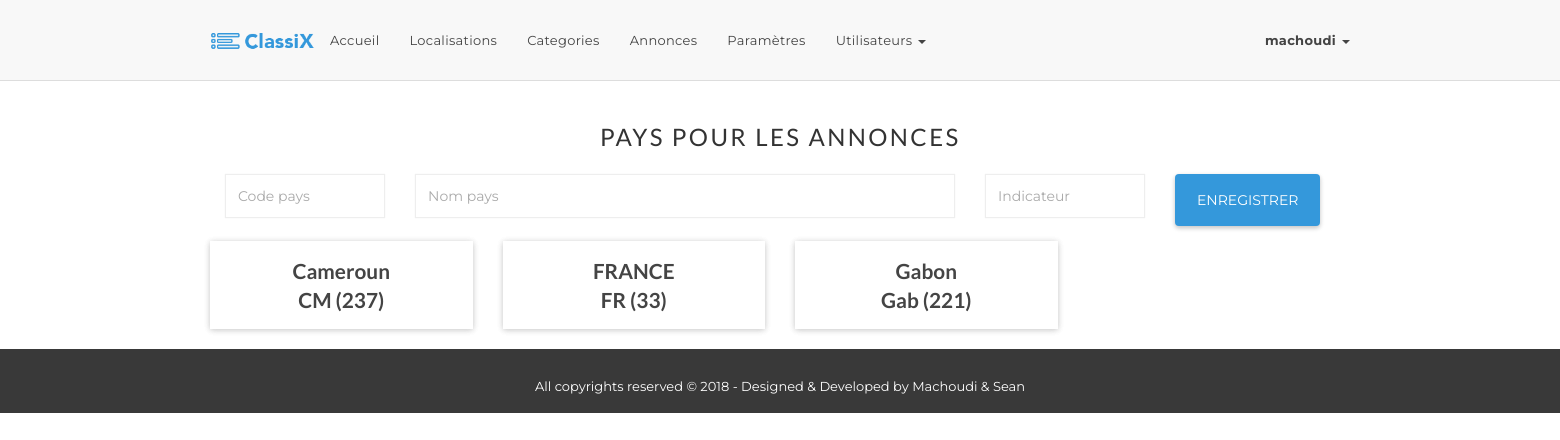
The app's page /admin/adm_countries.php (signed in) with its own data.
### tables this page shows
CREATE TABLE `countries` (
  `country_code` char(3) NOT NULL,
  `name` varchar(100) NOT NULL,
  `phone_indicator` char(4) NOT NULL,
  PRIMARY KEY (`country_code`),
  UNIQUE KEY `countries_code_uindex` (`country_code`),
  UNIQUE KEY `countries_name_uindex` (`name`),
  UNIQUE KEY `countries_phone_indicator_uindex` (`phone_indicator`)
);

### classes/Crud.php (called while the page is built, shortened)
<?php
class Crud {
  private $_host = "localhost";
  private $_username = "advertize";
  private $_password = "*c218*";
  private $_database = "advertize";
  protected $connection;
  public function __construct() {
    if( !isset($this->connection) ) {
      $this->connection = new mysqli($this->_host, $this->_username,
      $this->_password, $this->_database);
    }
    return $this->connection;
  }
  public function getData($query) {
    $result = $this->connection->query($query);
    if($result === false) {
        return $this->connection->error;
    }else{
        if( $result->num_rows == 0 ) {
            return 0;
        }else {
            $rows = array();
            while ($row = $result->fetch_assoc()) {   $rows[] = $row; }
            return $rows;
        }
    }
  }
}

### classes/Countries.php (called while the page is built, shortened)
<?php
require_once 'Crud.php';
class Countries extends Crud {
    public function getList() {
        $query = "SELECT * FROM ".TBL_Countries;
        $statement = $this->getData($query);
        return $statement;
    }
}

### admin/adm_countries.php (the view, shortened to what this page needs)
<?php
require_once '_inc_header.php';
require_once '../classes/Countries.php';
$countries = new Countries();
$countriesList = $countries->getList();
$errors = array();
?>
    <section id="categories-homepage">
        <div class="container">
            <div class="row">
                <div class="col-md-12 col-lg-offset-4">
                    <h3 class="section-title">Pays pour les annonces</h3>
                </div>
                <div class="col-md-12">
                    <?php   $library->debug_errors($errors); ?>
                    <form  role="form" class="login-form" method="post"
                           action="<?php echo $_SERVER['PHP_SELF']; ?>">
                        <div class="form-group col-lg-2 col-sm-12">
                            <input type="text" class="form-control"
                                   value="<?php $library->inputData($_POST['countryCode']); ?>"
                                   name="countryCode" placeholder="Code pays">
                        </div>
                        <div class="form-group col-lg-6 col-sm-12">
                            <input type="text" class="form-control"
                                   value="<?php $library->inputData($_POST['countryName']); ?>"
                                   name="countryName" placeholder="Nom pays">
                        </div>
                        <div class="form-group col-lg-2 col-sm-12">
                            <input type="text" class="form-control"
                                   value="<?php $library->inputData($_POST['countryIndicator']); ?>"
                                   name="countryIndicator" placeholder="Indicateur">
                        </div>
                        <div class="form-group col-lg-2 col-sm-12">
                            <button class="btn btn-common log-btn">Enregistrer</button>
                        </div>
                    </form>
                </div>
                <?php if($countriesList === 0): ?>
                <div class="col-md-3 col-sm-6 col-xs-12">
                    <div class="category-box border-1 wow fadeInUpQuick animated"
                         data-wow-delay="0.3s"
                         style="height: 200px!important;max-height: 300px!important;visibility: visible;-webkit-animation-delay: 0.3s; -moz-animation-delay: 0.3s; animation-delay: 0.3s;">
                        <div class="category-header">
                            <a href="#"><h4>Pays non configurés</h4></a>
                        </div>
                        <div class="category-content"
                             style="text-align: center;padding-top: 30px;">
                            <h1>0</h1>
                        </div>
                    </div>
                </div>
                <?php else: ?>
                <?php for($i=0; $i<sizeof($countriesList); $i++): ?>
                <div class=" col-md-3 col-sm-6 col-xs-12">
                    <div class="panel panel-default">
                        <div class="panel-body center">
                            <h3>
                                <a href="adm_cities.php?country=<?php echo $countriesList[$i]["country_code"]; ?>">
                                    <?php echo $countriesList[$i]["name"]; ?><br>
                                    <?php echo $countriesList[$i]["country_code"]; ?>
                                    (<?php echo $countriesList[$i]["phone_indicator"]; ?>)
                                </a>
                            </h3>
                        </div>
                    </div>
                </div>
                <?php endfor; ?>
                <?php endif; ?>
            </div>
        </div>
    </section>
<?php require_once '../_inc/_inc_footer.php'; ?>

### assets/material-kit.css (style rules this page uses)
body,h1,h2,h3,h4,h5,h6,.h1,.h2,.h3,.h4 { font-family:open sans,sans-serif;font-weight:400 }
.form-group { position:relative }
h3,.h3 { font-size:1.825em;line-height:1.4em;margin:20px 0 10px }
.panel { border-radius:2px;border:0;box-shadow:0 1px 6px 0 rgba(0,0,0,.12),0 1px 6px 0 rgba(0,0,0,.12) }
* { -webkit-tap-highlight-color:transparent;-webkit-tap-highlight-color:transparent }

### assets/main.css (style rules this page uses)
body { font-family:montserrat,sans-serif;font-weight:400;font-size:13px;line-height:24px;overflow-x:hidden }
h1,h2,h3,h4,h5,h6 { margin-top:0;margin-bottom:0;font-family:lato,sans-serif;font-weight:700 }
h3 { font-size:1.6em;line-height:1.4em }
a { color:#444;-webkit-transition:all .3s linear;-moz-transition:all .3s linear;-ms-transition:all .3s linear;-o-transition:all .3s linear;transition:all .3s linear }
.center { text-align:center }
.btn { padding:16px 22px;color:#fff;border-radius:4px;position:relative;-webkit-transition:all .3s linear;-moz-transition:all .3s linear;-ms-transition:all .3s linear;-o-transition:all .3s linear;transition:all .3s linear;box-shadow:0 2px 4px 0 rgba(0,0,0,.1),0 2px 5px 0 rgba(0,0,0,.15);border:0;text-transform:uppercase }
.btn-common,.btn-primary { background:#3498db }
.section-title { font-size:24px;letter-spacing:.1em;padding:20px 0;text-transform:uppercase;font-weight:400 }
.panel-default { border-radius:0;border:0 }
.form-control { background-color:#fff;border:1px solid #eee;border-radius:0;box-shadow:0 0 1px rgba(0,0,0,.075);color:#444;display:block;height:44px;padding:10px 12px;width:100% }

### records on screen
countries: name "Cameroun", country_code "CM", phone_indicator "237"
countries: name "FRANCE", country_code "FR", phone_indicator "33"
countries: name "Gabon", country_code "Gab", phone_indicator "221"

### other values on screen
$_SESSION['user']['pseudo'] "machoudi"
